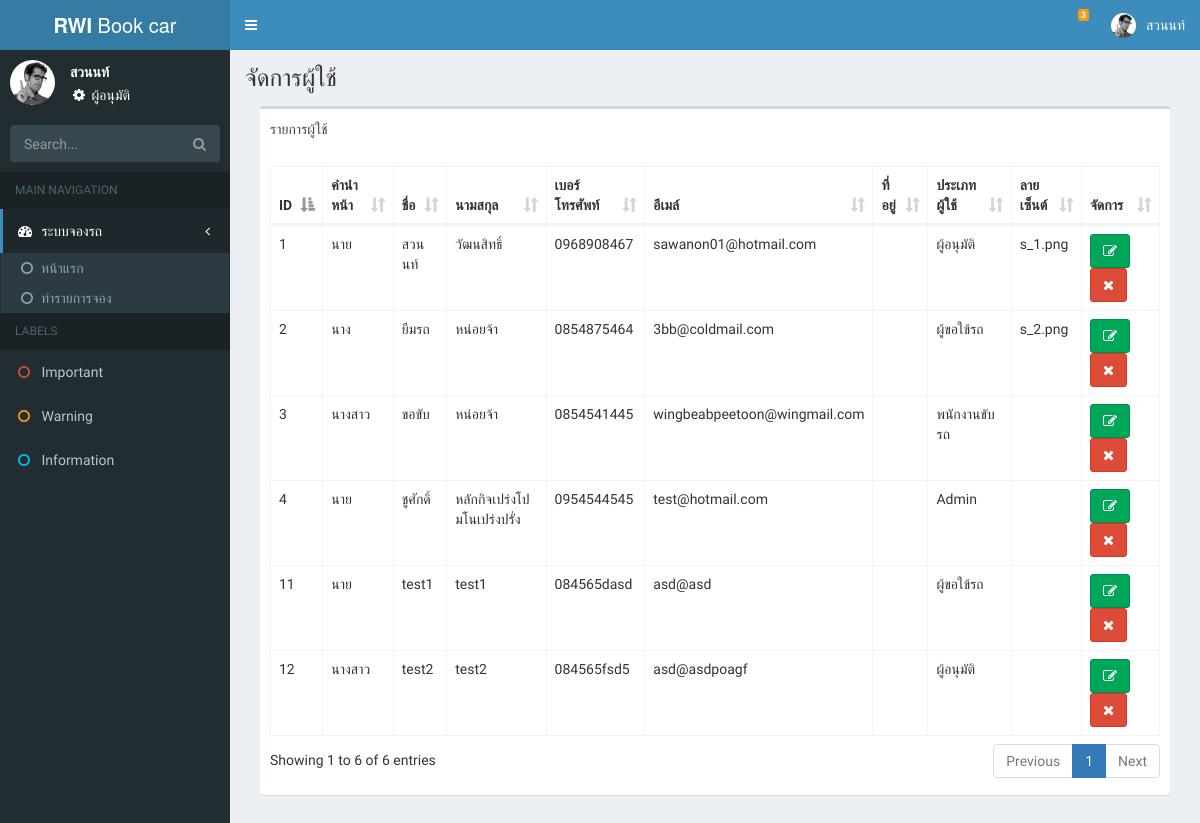
/manageuser.php (signed in), run on the app's committed database.
### tables this page shows
CREATE TABLE `user` (
  `u_id` int(11) NOT NULL,
  `u_prefix` varchar(20) NOT NULL,
  `u_fname` varchar(50) NOT NULL,
  `u_lname` varchar(50) NOT NULL,
  `u_tel` varchar(10) NOT NULL,
  `u_email` varchar(50) NOT NULL,
  `u_address` varchar(200) NOT NULL,
  `username` varchar(200) NOT NULL,
  `password` varchar(200) NOT NULL,
  `u_permit` char(1) NOT NULL,
  `u_department` varchar(50) NOT NULL,
  `u_signature` varchar(200) NOT NULL
);

### manageuser.php (the view, shortened to what this page needs)
<?php
include("header.php");
include("left.php");
 ?>
<div class="content-wrapper">
  <section class="content-header">
    <h1>จัดการผู้ใช้</h1>
  </section>
  <section class="content">
    <div class="col-xs-12">
      <div class="box">
        <div class="box-header">
          รายการผู้ใช้
        </div>
        <div class="box-body">
          <table id="table" class="table table-bordered table-hover">
            <thead>
            <tr>
              <th>ID</th>
              <th>คำนำหน้า</th>
              <th>ชื่อ</th>
              <th>นามสกุล</th>
              <th>เบอร์โทรศัพท์</th>
              <th>อีเมล์</th>
              <th>ที่อยู่</th>
              <th>ประเภทผู้ใช้</th>
              <th>ลายเซ็นต์</th>
              <th>จัดการ</th>
            </tr>
            </thead>
            <tbody>
            <?php
            $strsql = "SELECT u.u_id,u.u_prefix,u.u_fname,u.u_lname,u.u_tel,u.u_email,u.u_address,u.u_permit,u.u_signature
            FROM user u";
            $query = $conn->query($strsql);
            while ($result = $query->fetch_array()) {
              echo "<tr>";
              echo "<td>".$result['u_id']."</td>";
              echo "<td>".$result['u_prefix']."</td>";
              echo "<td>".$result['u_fname']."</td>";
              echo "<td>".$result['u_lname']."</td>";
              echo "<td>".$result['u_tel']."</td>";
              echo "<td>".$result['u_email']."</td>";
              echo "<td>".$result['u_address']."</td>";
              if($result['u_permit']==1){$permit = "ผู้อนุมัติ";}
              else if($result['u_permit']==2){$permit = "ผู้ขอใข้รถ";}
              else if($result['u_permit']==3){$permit = "พนักงานขับรถ";}
              else if($result['u_permit']==4){$permit = "Admin";}
              echo "<td>".$permit."</td>";
              echo "<td>".$result['u_signature']."</td>";
              echo "<td><button class='btn btn-success'><i class='fa fa-edit'></i></button>
              <button value='".$result['u_id']."' id='d".$result['u_id']."' type='button' class='btn btn-danger' data-toggle='modal' data-target='#modal-danger'><i class='fa fa-remove'></i></button></td>";
              echo "</tr>";
            }
             ?>
            </tbody>
          </table>
        </div>
      </div>
    </div>
  </section>
</div>
<?php
include("footer.php");
 ?>

### data on the page
user: u_id "1", u_prefix "นาย", u_fname "สวนนท์", u_lname "วัฒนสิทธิ์", u_tel "0968908467", u_email "sawanon01@hotmail.com", u_permit "ผู้อนุมัติ", u_signature "s_1.png"
user: u_id "2", u_prefix "นาง", u_fname "ยืมรถ", u_lname "หน่อยจ้า", u_tel "0854875464", u_email "3bb@coldmail.com", u_permit "ผู้ขอใข้รถ", u_signature "s_2.png"
user: u_id "3", u_prefix "นางสาว", u_fname "ขอขับ", u_lname "หน่อยจ้า", u_tel "0854541445", u_email "wingbeabpeetoon@wingmail.com", u_permit "พนักงานขับรถ"
user: u_id "4", u_prefix "นาย", u_fname "ชูศักดิ์", u_lname "หลักกิจเปร่งโปมโนเปร่งปรั่ง", u_tel "0954544545", u_email "test@hotmail.com", u_permit "Admin"
user: u_id "11", u_prefix "นาย", u_fname "test1", u_lname "test1", u_tel "084565dasd", u_email "asd@asd", u_permit "ผู้ขอใข้รถ"
user: u_id "12", u_prefix "นางสาว", u_fname "test2", u_lname "test2", u_tel "084565fsd5", u_email "asd@asdpoagf", u_permit "ผู้อนุมัติ"

### other printed values
$list_req "3"
$_SESSION['name'] "สวนนท์"
$permit "ผู้อนุมัติ"
